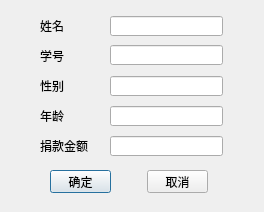
<?xml version="1.0" encoding="UTF-8"?>
<ui version="4.0">
 <class>ChangeStu</class>
 <widget class="QDialog" name="ChangeStu">
  <property name="geometry">
   <rect>
    <x>0</x>
    <y>0</y>
    <width>264</width>
    <height>212</height>
   </rect>
  </property>
  <property name="minimumSize">
   <size>
    <width>264</width>
    <height>212</height>
   </size>
  </property>
  <property name="maximumSize">
   <size>
    <width>264</width>
    <height>212</height>
   </size>
  </property>
  <property name="windowTitle">
   <string>编辑学生</string>
  </property>
  <widget class="QLabel" name="label">
   <property name="geometry">
    <rect>
     <x>40</x>
     <y>20</y>
     <width>54</width>
     <height>12</height>
    </rect>
   </property>
   <property name="text">
    <string>姓名</string>
   </property>
  </widget>
  <widget class="QLabel" name="label_2">
   <property name="geometry">
    <rect>
     <x>40</x>
     <y>50</y>
     <width>54</width>
     <height>12</height>
    </rect>
   </property>
   <property name="text">
    <string>学号</string>
   </property>
  </widget>
  <widget class="QLabel" name="label_3">
   <property name="geometry">
    <rect>
     <x>40</x>
     <y>80</y>
     <width>54</width>
     <height>12</height>
    </rect>
   </property>
   <property name="text">
    <string>性别</string>
   </property>
  </widget>
  <widget class="QLabel" name="label_4">
   <property name="geometry">
    <rect>
     <x>40</x>
     <y>110</y>
     <width>54</width>
     <height>12</height>
    </rect>
   </property>
   <property name="text">
    <string>年龄</string>
   </property>
  </widget>
  <widget class="QLabel" name="label_5">
   <property name="geometry">
    <rect>
     <x>40</x>
     <y>140</y>
     <width>54</width>
     <height>12</height>
    </rect>
   </property>
   <property name="text">
    <string>捐款金额</string>
   </property>
  </widget>
  <widget class="QLineEdit" name="lineEdit">
   <property name="geometry">
    <rect>
     <x>110</x>
     <y>16</y>
     <width>113</width>
     <height>20</height>
    </rect>
   </property>
  </widget>
  <widget class="QLineEdit" name="lineEdit_2">
   <property name="geometry">
    <rect>
     <x>110</x>
     <y>45</y>
     <width>113</width>
     <height>20</height>
    </rect>
   </property>
  </widget>
  <widget class="QLineEdit" name="lineEdit_3">
   <property name="geometry">
    <rect>
     <x>110</x>
     <y>76</y>
     <width>113</width>
     <height>20</height>
    </rect>
   </property>
  </widget>
  <widget class="QLineEdit" name="lineEdit_4">
   <property name="geometry">
    <rect>
     <x>110</x>
     <y>106</y>
     <width>113</width>
     <height>20</height>
    </rect>
   </property>
  </widget>
  <widget class="QLineEdit" name="lineEdit_5">
   <property name="geometry">
    <rect>
     <x>110</x>
     <y>136</y>
     <width>113</width>
     <height>20</height>
    </rect>
   </property>
  </widget>
  <widget class="QPushButton" name="pushButton">
   <property name="geometry">
    <rect>
     <x>50</x>
     <y>170</y>
     <width>61</width>
     <height>23</height>
    </rect>
   </property>
   <property name="text">
    <string>确定</string>
   </property>
  </widget>
  <widget class="QPushButton" name="pushButton_2">
   <property name="geometry">
    <rect>
     <x>147</x>
     <y>170</y>
     <width>61</width>
     <height>23</height>
    </rect>
   </property>
   <property name="text">
    <string>取消</string>
   </property>
  </widget>
 </widget>
 <resources/>
 <connections>
  <connection>
   <sender>pushButton_2</sender>
   <signal>clicked()</signal>
   <receiver>ChangeStu</receiver>
   <slot>close()</slot>
   <hints>
    <hint type="sourcelabel">
     <x>170</x>
     <y>181</y>
    </hint>
    <hint type="destinationlabel">
     <x>134</x>
     <y>105</y>
    </hint>
   </hints>
  </connection>
 </connections>
</ui>
